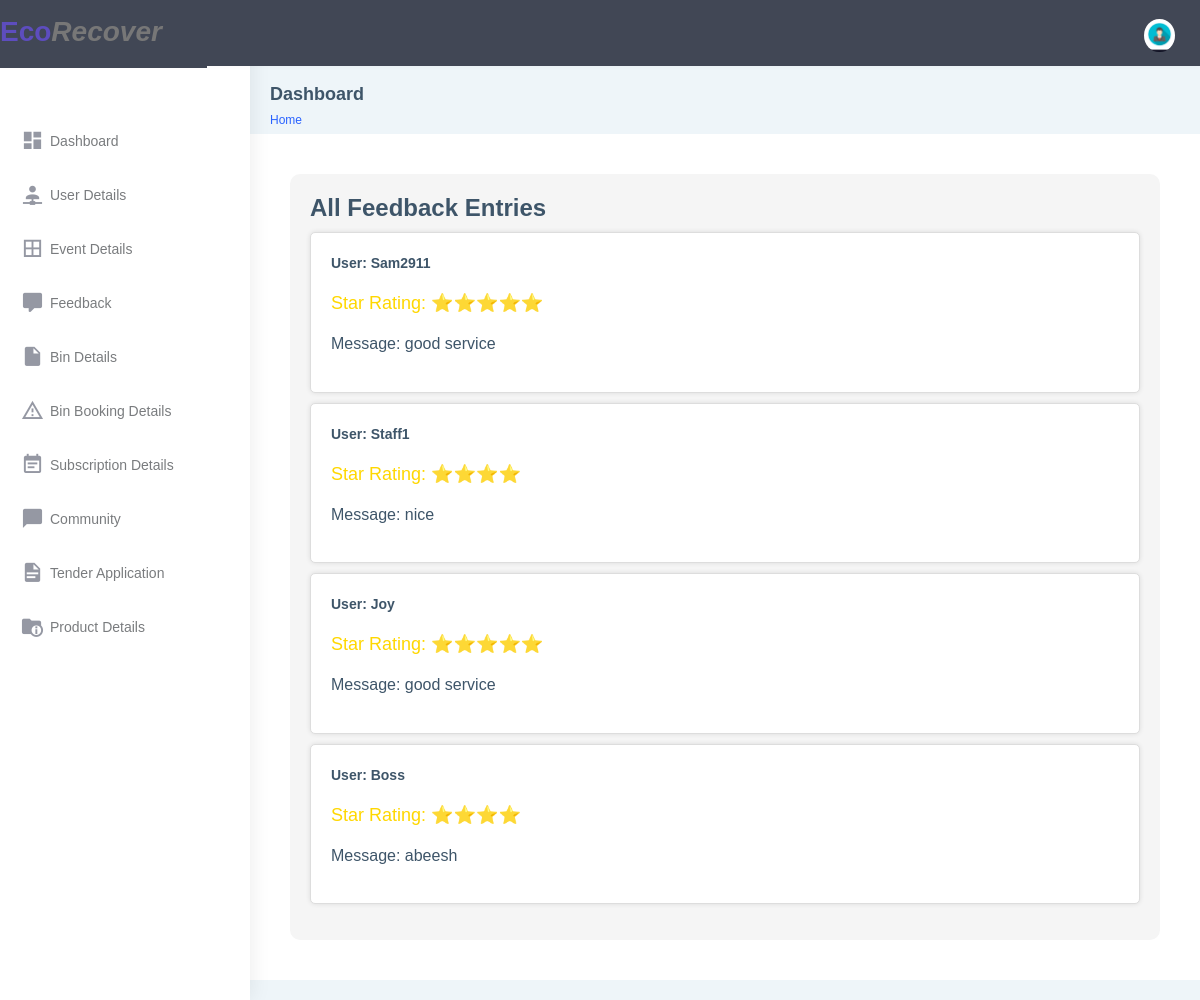
The app's page /feedback_lists/ (signed in), older data.
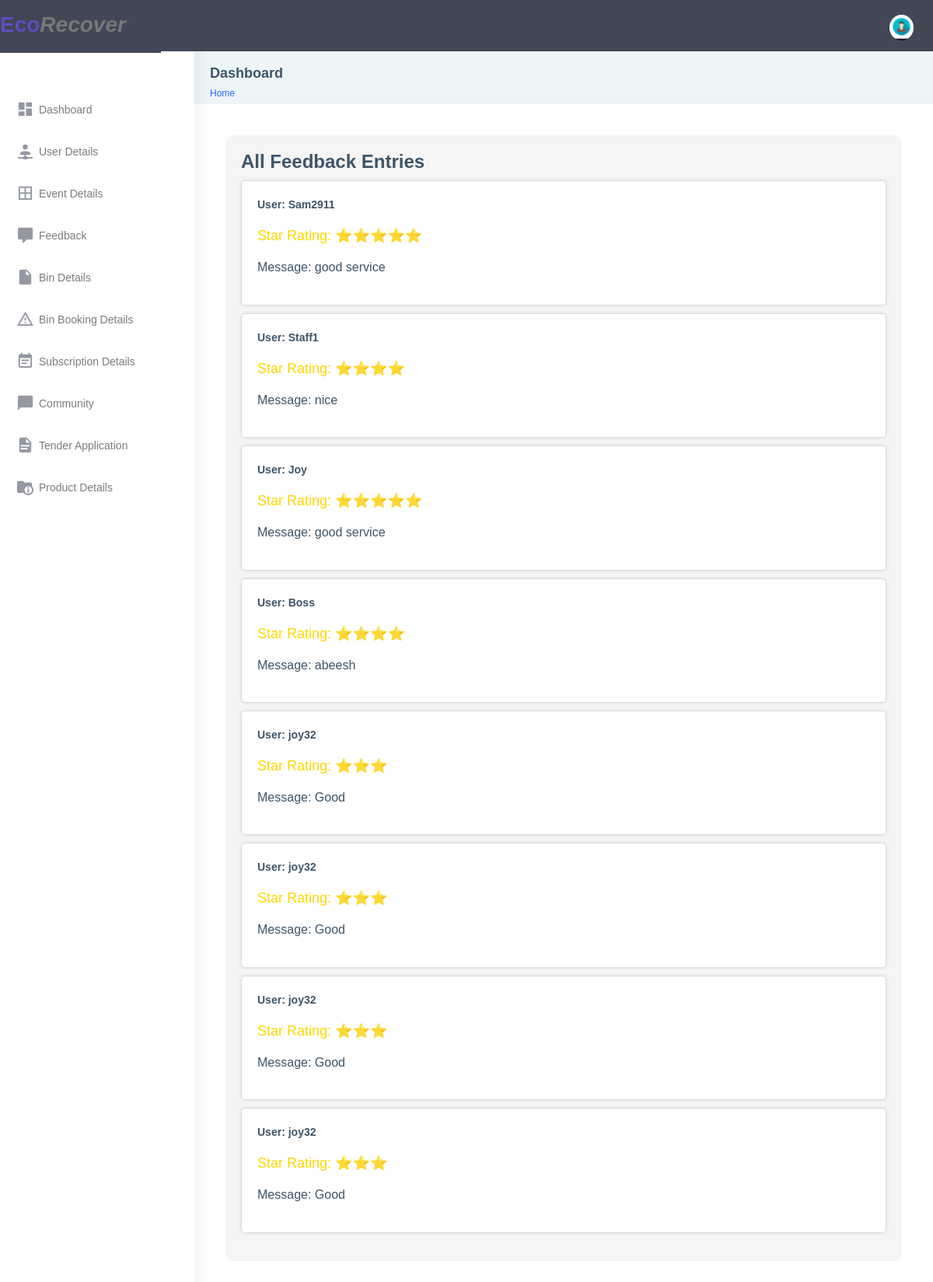
The same page, newer data.
### app32/models.py (models this page shows, shortened)
class Feedback(models.Model):
    user = models.ForeignKey(User, on_delete=models.CASCADE)  # Add a foreign key to User
    star_rating = models.IntegerField()
    message = models.TextField()

### app32/views.py (the view)
# urls.py: path('feedback_lists/', views.feedback_lists, name='feedback_lists'),
@never_cache
@login_required(login_url='loginn')
def feedback_lists(request):
    feedback_entries = Feedback.objects.all()  # Retrieve all feedback entries
    return render(request, 'admin/feedback_display/feedback_list.html', {'feedback_entries': feedback_entries})

### templates/admin/feedback_display/feedback_list.html (shortened to what this page needs)
{% extends 'base.html' %}
{% load static %}
                        {% block content %}
                        <div class="feedback-container">
                          <h1>All Feedback Entries</h1>
                          <ul class="feedback-list">
                            {% for entry in feedback_entries %}
                              <li class="feedback-entry">
                                <div class="user-info">
                                  <p class="user-name">User: {{ entry.user.username }}</p>
                                </div>
                                <div class="feedback-details">
                                  <p class="star-rating">Star Rating:
                                    {% if entry.star_rating == 1 %}
                                      ⭐
                                    {% elif entry.star_rating == 2 %}
                                      ⭐⭐
                                    {% elif entry.star_rating == 3 %}
                                      ⭐⭐⭐
                                      {% elif entry.star_rating == 4 %}
                                      ⭐⭐⭐⭐
                                      {% elif entry.star_rating == 5 %}
                                      ⭐⭐⭐⭐⭐
                                    {% else %}
                                      No rating
                                    {% endif %}
                                  </p>
                                  <p class="user-message">Message: {{ entry.message }}</p>
                                </div>
                              </li>
                            {% endfor %}
                          </ul>
                        </div>
  </div>
{% endblock %}

Row changes from the older to the newer data that the page shows:
added Feedback: user.username "joy32", message "Good"
added Feedback: user.username "joy32", message "Good"
added Feedback: user.username "joy32", message "Good"
added Feedback: user.username "joy32", message "Good"
